Frame 1 (no input): blank canvas, image omitted
Frame 60 (the mouse pressed at the canvas centre just before this capture): blank canvas, image omitted
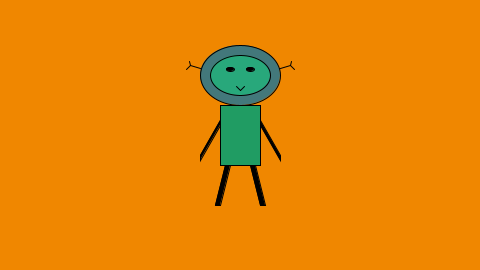
Frame 120 (the mouse held since frame 60 and released just before this capture)

The Processing sketch whose frames 1 and 60 were blank and that drew this single picture after the mouse press (run headless with seeded random() and noise(); from frame 60 on, the mouse is pressed at the canvas centre):

// Processing sketch: zoog__DJHIGH
// ── zoog__DJHIGH.pde

void setup() {
  size(480, 270);  // Set the size of the window
}

void draw() {
  background(mouseX,mouseY,0);  // Draw a white background 

  // Set ellipses and rects to CENTER mode
  ellipseMode(CENTER);
  rectMode(CENTER); 
  
//ears
stroke(0);
  line(mouseX, mouseY-55,mouseX-50,mouseY-70);
  line(mouseX, mouseY-55,mouseX+50,mouseY-70);
  line(mouseX-54, mouseY-66,mouseX-50,mouseY-70);
  line(mouseX+54, mouseY-66,mouseX+50,mouseY-70);
  line(mouseX-51, mouseY-74,mouseX-50,mouseY-70);
  line(mouseX+51, mouseY-74,mouseX+50,mouseY-70);
 
  
   // head1
  stroke(0);
  fill(0.5*mouseY,0.5*mouseX,123);
 ellipse(mouseX, mouseY-60, 80, 60); 
 
  // head2
  stroke(0);
   fill(0.3*mouseY,0.7*mouseX,123);
  ellipse(mouseX, mouseY-60, 60,40); 
  
   //  body
  stroke(0);
   fill(0.24*mouseY,0.65*mouseX,0.3*mouseX+0.2*mouseY);
  rect(mouseX, mouseY, 40, 60);


  // Eyes
  fill(0); 
  ellipse(mouseX-10, mouseY-66, 8, 4); 
  ellipse(mouseX+10, mouseY-66, 8, 4);
//smlie
stroke(0);
  line(mouseX, mouseY-45,mouseX-4,mouseY-49);
  line(mouseX, mouseY-45,mouseX+4,mouseY-49);



  // Legs
  fill(0);
  quad(mouseX-15,mouseY+30,mouseX-10,mouseY+30,pmouseX-20,pmouseY+70,pmouseX-25,pmouseY+70);
  quad(mouseX+15,mouseY+30,mouseX+10,mouseY+30,pmouseX+20,pmouseY+70,pmouseX+25,pmouseY+70);

//ARMS
  fill(0);
  quad(mouseX-20,mouseY-10,mouseX-20,mouseY-15,pmouseX-40,pmouseY+20,pmouseX-40,pmouseY+25);
  quad(mouseX+20,mouseY-10,mouseX+20,mouseY-15,pmouseX+40,pmouseY+20,pmouseX+40,pmouseY+25);


}
